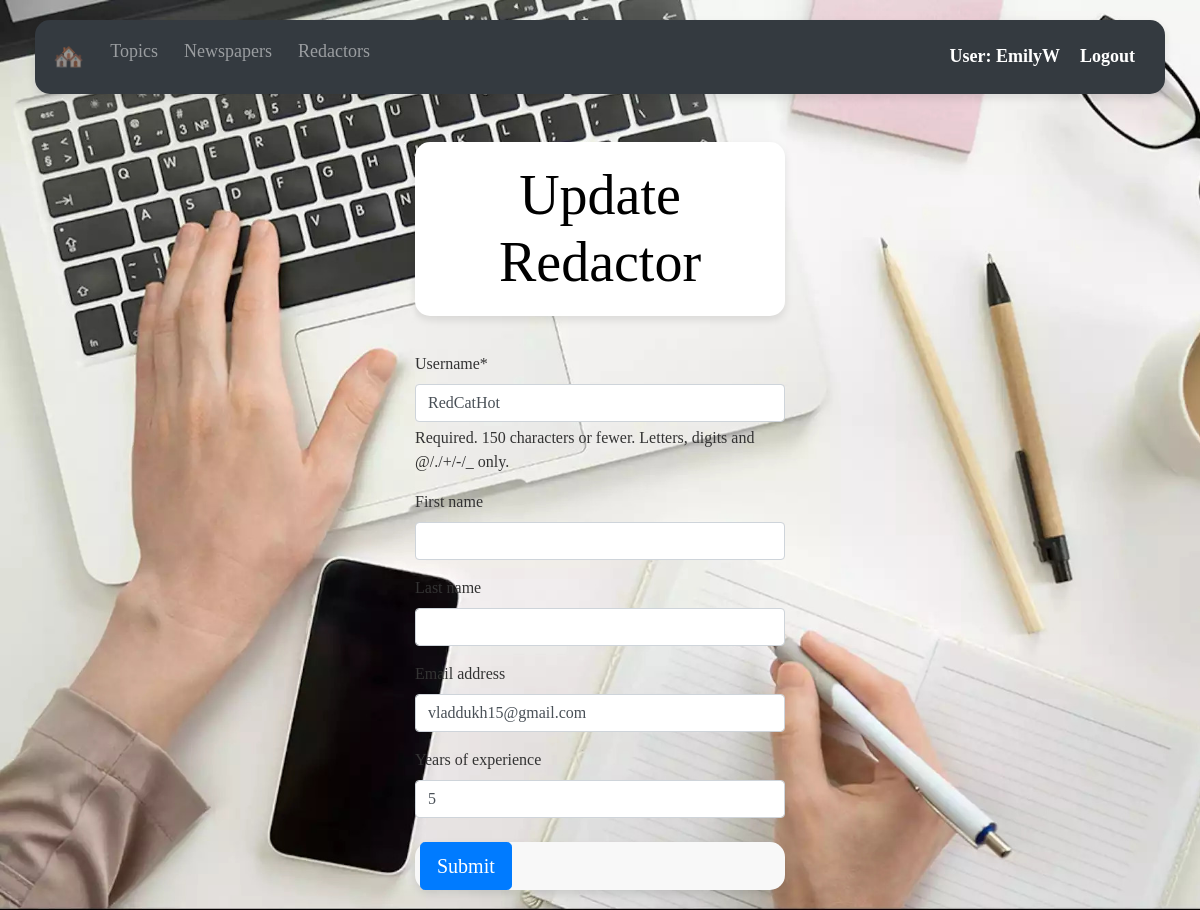
Before: /redactors/1/update/ (signed in) with the older database file.
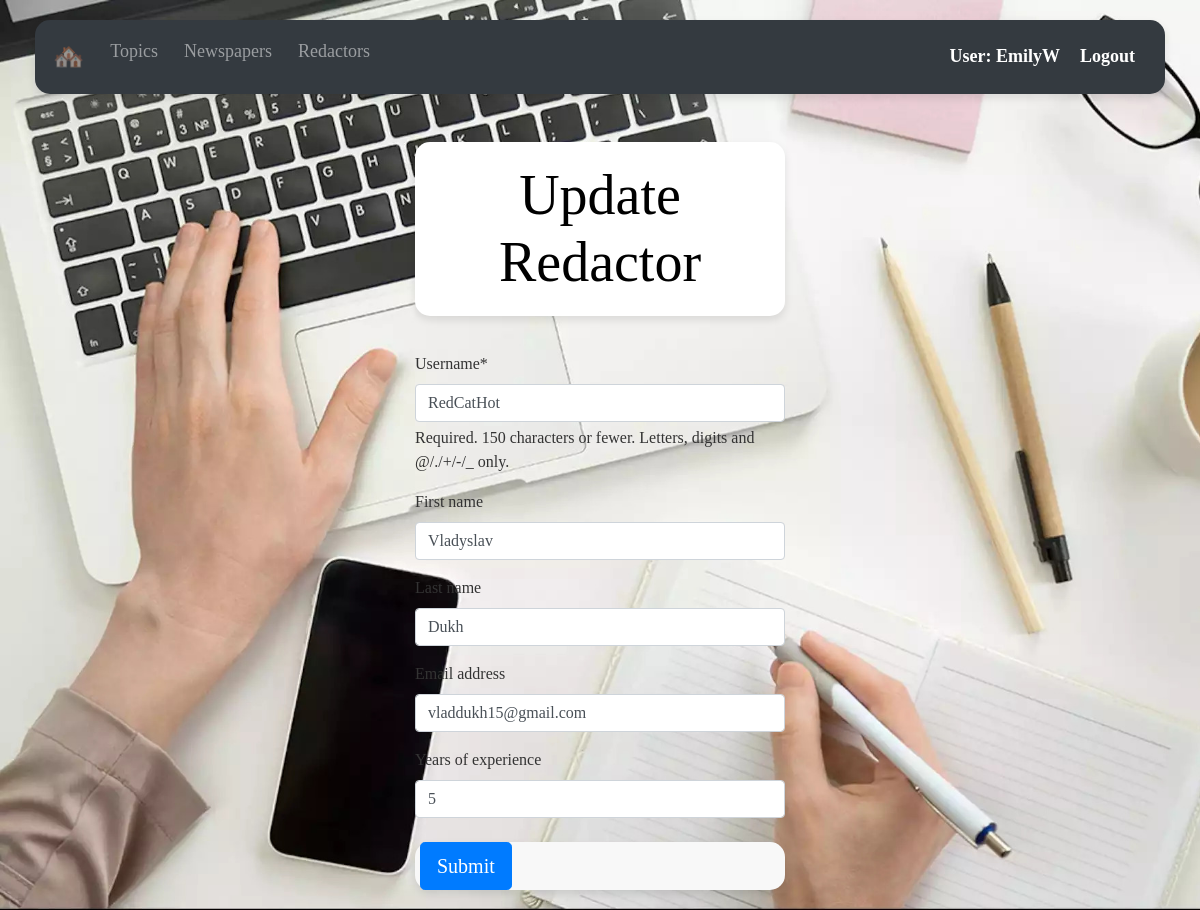
After: the same page with the newer database file.
### agency/models.py (models this page shows, shortened)
class Redactor(AbstractUser):
    years_of_experience = models.IntegerField(null=True, blank=True)
    class Meta:
        ordering = ["username"]

### agency/views.py (the view)
class RedactorUpdateView(LoginRequiredMixin, generic.UpdateView):
    model = Redactor
    fields = [
        "username",
        "first_name",
        "last_name",
        "email",
        "years_of_experience",
    ]
    success_url = reverse_lazy("newspaper:redactor-list")

### templates/agency/redactor_form.html (shortened to what this page needs)
{% extends "base.html" %}
{% load crispy_forms_filters %}
{% load static %}
{% block content %}
  <div class="container">
    <div class="row justify-content-center mt-5">
      <div class="col-md-6 text-center">
        <h1 class="display-4">{{ object|yesno:"Update,Create" }} Redactor</h1>
      </div>
    </div>
    <div class="row justify-content-center mt-3">
      <div class="col-md-6">
        <form action="" method="post" novalidate enctype="multipart/form-data">
          {{ form|crispy }}
          <div class="mt-4">
            <button class="btn btn-primary btn-lg" type="submit">Submit</button>
          </div>
        </form>
      </div>
    </div>
  </div>
{% endblock %}

Changed rows visible on the page:
changed Redactor "RedCatHot": first_name (not shown) → "Vladyslav"; last_name (not shown) → "Dukh"
